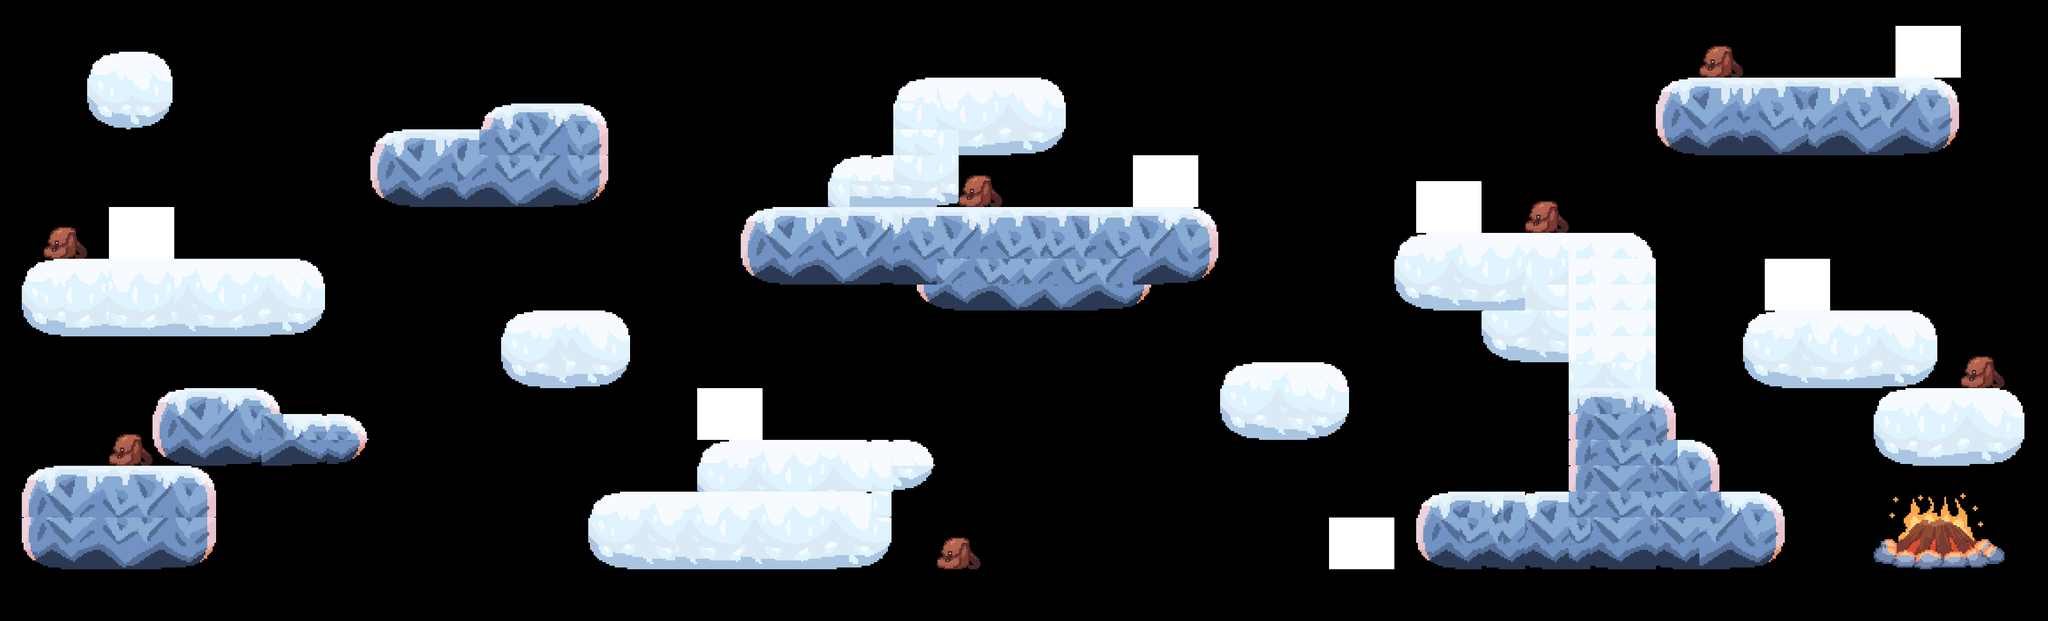

Tiled map render using the project's own tile images. Description and the map definition, with tile-layer contents summarised, below:
An orthogonal 94x24 tile map with 37x44 px tiles, 4 tile layers (Tiles, Tiles_gear, Next, Collisions_bear), 1 hidden layer not drawn, 5 tilesets and 1 object.

<map version="1.10" tiledversion="1.10.1" orientation="orthogonal" renderorder="right-down" width="94" height="24" tilewidth="37" tileheight="44" infinite="0" nextlayerid="8" nextobjectid="2">
 <tileset firstgid="1" source="Bgs.tsx" />
 <tileset firstgid="4" source="Collisions.tsx" />
 <tileset firstgid="20" source="Campfire.tsx" />
 <tileset firstgid="38" source="Obstacles_tileset.tsx" />
 <tileset firstgid="173" source="Gear_tile.tsx" />
 <objectgroup id="2" name="Bgs">
  <object id="1" gid="2" x="0.753425" y="1058.17" width="3811" height="1056" />
 </objectgroup>
 <layer id="4" name="Tiles" width="94" height="24">
  <data>[2256 cells, 589 non-empty, 54 distinct tile ids]</data>
 </layer>
 <layer id="5" name="Tiles_gear" width="94" height="24">
  <data>[2256 cells, 28 non-empty, 4 distinct tile ids]</data>
 </layer>
 <layer id="3" name="Next" width="94" height="24">
  <data>[2256 cells, 18 non-empty, 18 distinct tile ids]</data>
 </layer>
 <layer id="6" name="Collisions_bear" width="94" height="24">
  <data>[2256 cells, 42 non-empty, 6 distinct tile ids]</data>
 </layer>
 <layer id="7" name="Collisions" width="94" height="24" visible="0">
  <data>[2256 cells, 232 non-empty, 4 distinct tile ids]</data>
 </layer>
</map>